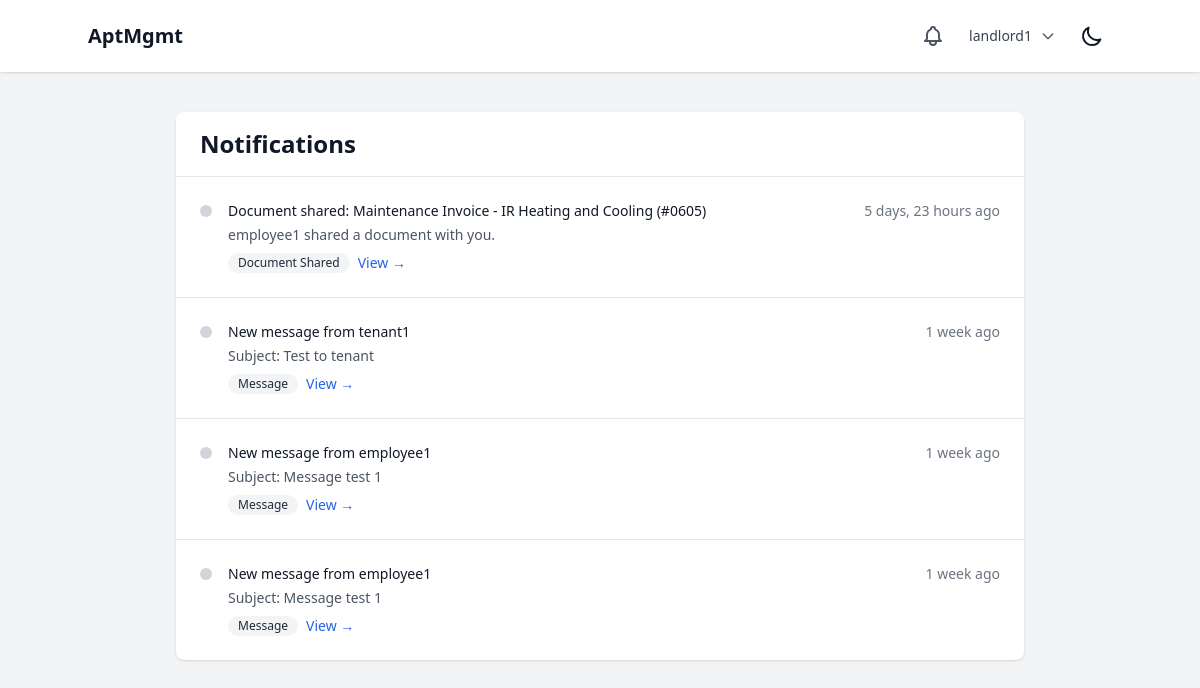
The page /messages/notifications/ (signed in) on the database its author committed.
### users/models.py (models this page shows, shortened)
class User(AbstractUser):
    class Role(models.TextChoices):
        SUPERUSER = "SUPERUSER", "Superuser"
        LANDLORD = "LANDLORD", "Landlord"
        EMPLOYEE = "EMPLOYEE", "Employee"
        TENANT = "TENANT", "Tenant"
    role = models.CharField(max_length=50, choices=Role.choices)
    company = models.ForeignKey(Company, on_delete=models.CASCADE, related_name="users", null=True, blank=True)
    property = models.ForeignKey(Property, on_delete=models.SET_NULL, related_name="users", null=True, blank=True)
    apartment_unit = models.ForeignKey('properties.ApartmentUnit', on_delete=models.SET_NULL, null=True, blank=True, related_name="tenant")
    phone_number = models.CharField(max_length=20, blank=True, null=True)
    emergency_contact_name = models.CharField(max_length=100, blank=True, null=True)
    emergency_contact_phone = models.CharField(max_length=20, blank=True, null=True)
    emergency_contact_relationship = models.CharField(max_length=50, blank=True, null=True)

### communication/models.py (models this page shows, shortened)
class Notification(models.Model):
    class NotificationType(models.TextChoices):
        MAINTENANCE_REQUEST = "MAINTENANCE_REQUEST", "Maintenance Request"
        RENT_PAYMENT = "RENT_PAYMENT", "Rent Payment"
        MESSAGE = "MESSAGE", "Message"
        LEASE_EXPIRATION = "LEASE_EXPIRATION", "Lease Expiration"
        WORK_ASSIGNMENT = "WORK_ASSIGNMENT", "Work Assignment"
        DOCUMENT_SHARED = "DOCUMENT_SHARED", "Document Shared"
        GENERAL = "GENERAL", "General"
    recipient = models.ForeignKey(User, on_delete=models.CASCADE, related_name="notifications")
    notification_type = models.CharField(max_length=50, choices=NotificationType.choices)
    title = models.CharField(max_length=255)
    message = models.TextField()
    is_read = models.BooleanField(default=False)
    created_at = models.DateTimeField(auto_now_add=True)
    link_url = models.URLField(blank=True, null=True)
    class Meta:
        ordering = ['-created_at']

### communication/views.py (the view)
# urls.py: path('notifications/', views.notification_list, name='notification_list'),
@login_required
def notification_list(request):
    notifications = Notification.objects.filter(
        recipient=request.user
    ).order_by('-created_at')
    paginator = Paginator(notifications, 20)
    page_number = request.GET.get('page')
    page_obj = paginator.get_page(page_number)
    context = {
        'page_obj': page_obj,
        'total_notifications': notifications.count(),
        'unread_count': notifications.filter(is_read=False).count(),
    }
    return render(request, 'communication/notification_list.html', context)

### core/context_processors.py (called while the page is built)
def notifications(request):
    if request.user.is_authenticated:
        unread_notifications = Notification.objects.filter(
            recipient=request.user,
            is_read=False
        ).order_by('-created_at')
        recent_unread_notifications = unread_notifications[:5]
        return {
            'unread_notifications_count': unread_notifications.count(),
            'recent_notifications': recent_unread_notifications,
            'has_unread_notifications': unread_notifications.exists(),
        }
    return {
        'unread_notifications_count': 0,
        'recent_notifications': [],
        'has_unread_notifications': False,
    }

### communication/templates/communication/notification_list.html (shortened to what this page needs)
{% extends 'base.html' %}
{% load static %}
{% block content %}
<div class="max-w-4xl mx-auto p-6">
    <div class="bg-white dark:bg-gray-800 rounded-lg shadow">
        <div class="px-6 py-4 border-b border-gray-200 dark:border-gray-700">
            <div class="flex justify-between items-center">
                <h1 class="text-2xl font-bold text-gray-900 dark:text-white">
                    Notifications
                </h1>
            </div>
        </div>
        <div class="divide-y divide-gray-200 dark:divide-gray-700">
            {% for notification in page_obj %}
            <div class="p-6 {% if not notification.is_read %}bg-blue-50 dark:bg-blue-900/10{% endif %}">
                <div class="flex items-start space-x-4">
                    <div class="flex-shrink-0">
                        {% if not notification.is_read %}
                        <div class="w-3 h-3 bg-blue-600 rounded-full mt-1"></div>
                        {% else %}
                        <div class="w-3 h-3 bg-gray-300 rounded-full mt-1"></div>
                        {% endif %}
                    </div>
                    <div class="min-w-0 flex-1">
                        <div class="flex items-center justify-between">
                            <p class="text-sm font-medium text-gray-900 dark:text-white">
                                {{ notification.title }}
                            </p>
                            <p class="text-sm text-gray-500 dark:text-gray-400">
                                {{ notification.created_at|timesince }} ago
                            </p>
                        </div>
                        <p class="mt-1 text-sm text-gray-600 dark:text-gray-400">
                            {{ notification.message }}
                        </p>
                        <div class="mt-2 flex items-center space-x-2">
                            <span class="inline-flex items-center px-2.5 py-0.5 rounded-full text-xs font-medium bg-gray-100 text-gray-800 dark:bg-gray-700 dark:text-gray-200">
                                {{ notification.get_notification_type_display }}
                            </span>
                            {% if notification.link_url %}
                            <a href="{% url 'communication:mark_notification_read' notification.id %}"
                               class="text-blue-600 hover:text-blue-800 dark:text-blue-400 dark:hover:text-blue-200 text-sm font-medium">
                                View →
                            </a>
                            {% endif %}
                        </div>
                    </div>
                </div>
            </div>
            {% endfor %}
        </div>
    </div>
</div>
{% endblock %}

### core/templates/base.html (shortened to what this page needs)
{% load static %}
<!DOCTYPE html>
<html lang="en" x-data="{ darkMode: localStorage.getItem('darkMode') === 'true' }" x-init="$watch('darkMode', val => localStorage.setItem('darkMode', val))" :class="{ 'dark': darkMode }">
<head>
    <script src="https://cdn.tailwindcss.com"></script>
</head>
<body class="bg-gray-100 dark:bg-gray-900 text-gray-900 dark:text-gray-100">
    <header class="p-4 bg-white dark:bg-gray-800 shadow">
        <div class="container mx-auto flex justify-between items-center">
            {% if user.is_authenticated %}
                <a href="{% url 'core:dashboard_redirect' %}" class="text-xl font-bold hover:text-gray-600 dark:hover:text-gray-300 transition-colors duration-200">AptMgmt</a>
            {% else %}
                <h1 class="text-xl font-bold">AptMgmt</h1>
            {% endif %}
            <div class="flex items-center space-x-4">
                {% if user.is_authenticated %}
                    <div class="relative" x-data="{ open: false }">
                        <button @click="open = !open" class="relative p-2 text-gray-600 dark:text-gray-300 hover:text-gray-900 dark:hover:text-white focus:outline-none focus:ring-2 focus:ring-offset-2 focus:ring-blue-500">
                        </button>
                    </div>
                    <div class="relative" x-data="{ open: false }">
                        <button @click="open = !open" class="flex items-center space-x-2 text-sm rounded-full focus:outline-none focus:ring-2 focus:ring-offset-2 focus:ring-blue-500">
                            <span class="text-gray-700 dark:text-gray-300">{{ user.username }}</span>
                            <svg class="w-4 h-4 text-gray-600 dark:text-gray-300" fill="none" stroke="currentColor" viewBox="0 0 24 24">
                                <path stroke-linecap="round" stroke-linejoin="round" stroke-width="2" d="M19 9l-7 7-7-7"></path>
                            </svg>
                        </button>
                    </div>
                {% endif %}
                <button @click="darkMode = !darkMode" class="p-2 rounded-md focus:outline-none focus:ring-2 focus:ring-offset-2 focus:ring-offset-gray-800 focus:ring-white">
                    <svg x-show="!darkMode" class="w-6 h-6" fill="none" stroke="currentColor" viewBox="0 0 24 24" xmlns="http://www.w3.org/2000/svg"><path stroke-linecap="round" stroke-linejoin="round" stroke-width="2" d="M20.354 15.354A9 9 0 018.646 3.646 9.003 9.003 0 0012 21a9.003 9.003 0 008.354-5.646z"></path></svg>
                </button>
            </div>
        </div>
    </header>
    <main class="p-4" id="content">
        {% block content %}{% endblock %}
    </main>
</body>
</html>

### rows shown on the page
User: username "landlord1"
Notification: is_read True (drawn), title "Document shared: Maintenance Invoice - IR Heating and Cooling (#0605)", created_at "5 days, 23 hours", message "employee1 shared a document with you.", notification_type "Document Shared", link_url "View →"
Notification: is_read True (drawn), title "New message from tenant1", created_at "1 week", message "Subject: Test to tenant", notification_type "Message", shows "View →"
Notification: is_read True (drawn), title "New message from employee1", created_at "1 week", message "Subject: Message test 1", notification_type "Message", shows "View →"
Notification: is_read True (drawn), title "New message from employee1", created_at "1 week", message "Subject: Message test 1", notification_type "Message", shows "View →"
